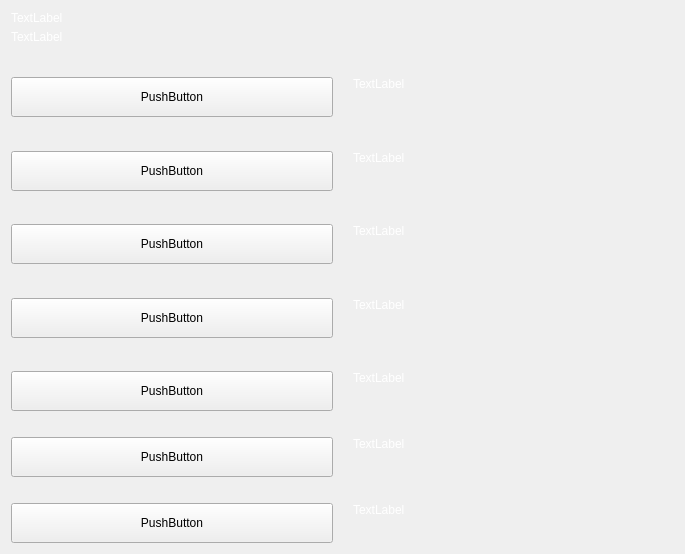
<?xml version="1.0" encoding="UTF-8"?>
<ui version="4.0">
 <class>SettingsWalletRepairWidget</class>
 <widget class="QWidget" name="SettingsWalletRepairWidget">
  <property name="geometry">
   <rect>
    <x>0</x>
    <y>0</y>
    <width>685</width>
    <height>554</height>
   </rect>
  </property>
  <property name="sizePolicy">
   <sizepolicy hsizetype="Expanding" vsizetype="Expanding">
    <horstretch>0</horstretch>
    <verstretch>0</verstretch>
   </sizepolicy>
  </property>
  <property name="windowTitle">
   <string>Form</string>
  </property>
  <layout class="QVBoxLayout" name="verticalLayout">
   <item>
    <layout class="QVBoxLayout" name="verticalLayout_3">
     <item>
      <layout class="QHBoxLayout" name="horizontalLayout_3">
       <property name="spacing">
        <number>0</number>
       </property>
       <item>
        <layout class="QVBoxLayout" name="verticalLayoutTitle">
         <property name="spacing">
          <number>5</number>
         </property>
         <item>
          <widget class="QLabel" name="labelTitle">
           <property name="styleSheet">
            <string notr="true">color:white;</string>
           </property>
           <property name="text">
            <string>TextLabel</string>
           </property>
          </widget>
         </item>
         <item>
          <widget class="QLabel" name="labelSubtitle1">
           <property name="styleSheet">
            <string notr="true">color:white;</string>
           </property>
           <property name="text">
            <string>TextLabel</string>
           </property>
           <property name="wordWrap">
            <bool>true</bool>
           </property>
          </widget>
         </item>
        </layout>
       </item>
      </layout>
     </item>
     <item>
      <spacer name="verticalSpacer_8">
       <property name="orientation">
        <enum>Qt::Vertical</enum>
       </property>
       <property name="sizeHint" stdset="0">
        <size>
         <width>20</width>
         <height>40</height>
        </size>
       </property>
      </spacer>
     </item>
     <item>
      <layout class="QHBoxLayout" name="horizontalLayout_6" stretch="1,1">
       <property name="spacing">
        <number>20</number>
       </property>
       <item>
        <layout class="QVBoxLayout" name="verticalLayout_2">
         <property name="spacing">
          <number>5</number>
         </property>
         <item>
          <widget class="QPushButton" name="pushButtonSalvage">
           <property name="minimumSize">
            <size>
             <width>0</width>
             <height>40</height>
            </size>
           </property>
           <property name="maximumSize">
            <size>
             <width>16777215</width>
             <height>40</height>
            </size>
           </property>
           <property name="text">
            <string>PushButton</string>
           </property>
          </widget>
         </item>
        </layout>
       </item>
       <item>
        <widget class="QLabel" name="labelMessageSalvage">
         <property name="styleSheet">
          <string notr="true">color:white;</string>
         </property>
         <property name="text">
          <string>TextLabel</string>
         </property>
         <property name="alignment">
          <set>Qt::AlignLeading|Qt::AlignLeft|Qt::AlignTop</set>
         </property>
         <property name="wordWrap">
          <bool>true</bool>
         </property>
        </widget>
       </item>
      </layout>
     </item>
     <item>
      <spacer name="verticalSpacer_10">
       <property name="orientation">
        <enum>Qt::Vertical</enum>
       </property>
       <property name="sizeHint" stdset="0">
        <size>
         <width>20</width>
         <height>40</height>
        </size>
       </property>
      </spacer>
     </item>
     <item>
      <layout class="QHBoxLayout" name="horizontalRescan" stretch="1,1">
       <property name="spacing">
        <number>20</number>
       </property>
       <item>
        <layout class="QVBoxLayout" name="verticalRescan">
         <property name="spacing">
          <number>5</number>
         </property>
         <item>
          <widget class="QPushButton" name="pushButtonRescan">
           <property name="minimumSize">
            <size>
             <width>0</width>
             <height>40</height>
            </size>
           </property>
           <property name="maximumSize">
            <size>
             <width>16777215</width>
             <height>40</height>
            </size>
           </property>
           <property name="text">
            <string>PushButton</string>
           </property>
          </widget>
         </item>
        </layout>
       </item>
       <item>
        <widget class="QLabel" name="labelMessageRescan">
         <property name="styleSheet">
          <string notr="true">color:white;</string>
         </property>
         <property name="text">
          <string>TextLabel</string>
         </property>
         <property name="alignment">
          <set>Qt::AlignLeading|Qt::AlignLeft|Qt::AlignTop</set>
         </property>
         <property name="wordWrap">
          <bool>true</bool>
         </property>
        </widget>
       </item>
      </layout>
     </item>
     <item>
      <spacer name="verticalSpacer_9">
       <property name="orientation">
        <enum>Qt::Vertical</enum>
       </property>
       <property name="sizeHint" stdset="0">
        <size>
         <width>20</width>
         <height>40</height>
        </size>
       </property>
      </spacer>
     </item>
     <item>
      <layout class="QHBoxLayout" name="horizontalRecover1" stretch="1,1">
       <property name="spacing">
        <number>20</number>
       </property>
       <item>
        <layout class="QVBoxLayout" name="verticalRecover1">
         <property name="spacing">
          <number>5</number>
         </property>
         <item>
          <widget class="QPushButton" name="pushButtonRecover1">
           <property name="minimumSize">
            <size>
             <width>0</width>
             <height>40</height>
            </size>
           </property>
           <property name="maximumSize">
            <size>
             <width>16777215</width>
             <height>40</height>
            </size>
           </property>
           <property name="text">
            <string>PushButton</string>
           </property>
          </widget>
         </item>
        </layout>
       </item>
       <item>
        <widget class="QLabel" name="labelMessageRecover1">
         <property name="styleSheet">
          <string notr="true">color:white;</string>
         </property>
         <property name="text">
          <string>TextLabel</string>
         </property>
         <property name="alignment">
          <set>Qt::AlignLeading|Qt::AlignLeft|Qt::AlignTop</set>
         </property>
         <property name="wordWrap">
          <bool>true</bool>
         </property>
        </widget>
       </item>
      </layout>
     </item>
     <item>
      <spacer name="verticalSpacer_11">
       <property name="orientation">
        <enum>Qt::Vertical</enum>
       </property>
       <property name="sizeHint" stdset="0">
        <size>
         <width>20</width>
         <height>40</height>
        </size>
       </property>
      </spacer>
     </item>
     <item>
      <layout class="QHBoxLayout" name="horizontalRecover2" stretch="1,1">
       <property name="spacing">
        <number>20</number>
       </property>
       <item>
        <layout class="QVBoxLayout" name="verticalRecover2" stretch="0">
         <property name="spacing">
          <number>5</number>
         </property>
         <item>
          <widget class="QPushButton" name="pushButtonRecover2">
           <property name="minimumSize">
            <size>
             <width>0</width>
             <height>40</height>
            </size>
           </property>
           <property name="maximumSize">
            <size>
             <width>16777215</width>
             <height>40</height>
            </size>
           </property>
           <property name="text">
            <string>PushButton</string>
           </property>
          </widget>
         </item>
        </layout>
       </item>
       <item>
        <widget class="QLabel" name="labelMessageRecover2">
         <property name="styleSheet">
          <string notr="true">color:white;</string>
         </property>
         <property name="text">
          <string>TextLabel</string>
         </property>
         <property name="alignment">
          <set>Qt::AlignLeading|Qt::AlignLeft|Qt::AlignTop</set>
         </property>
         <property name="wordWrap">
          <bool>true</bool>
         </property>
        </widget>
       </item>
      </layout>
     </item>
     <item>
      <spacer name="verticalSpacer_12">
       <property name="orientation">
        <enum>Qt::Vertical</enum>
       </property>
       <property name="sizeHint" stdset="0">
        <size>
         <width>20</width>
         <height>40</height>
        </size>
       </property>
      </spacer>
     </item>
     <item>
      <layout class="QHBoxLayout" name="horizontalUpgrade" stretch="1,1">
       <property name="spacing">
        <number>20</number>
       </property>
       <item>
        <layout class="QVBoxLayout" name="verticalUpgrade">
         <property name="spacing">
          <number>5</number>
         </property>
         <item>
          <widget class="QPushButton" name="pushButtonUpgrade">
           <property name="minimumSize">
            <size>
             <width>0</width>
             <height>40</height>
            </size>
           </property>
           <property name="maximumSize">
            <size>
             <width>16777215</width>
             <height>40</height>
            </size>
           </property>
           <property name="text">
            <string>PushButton</string>
           </property>
          </widget>
         </item>
        </layout>
       </item>
       <item>
        <widget class="QLabel" name="labelMessageUpgrade">
         <property name="styleSheet">
          <string notr="true">color:white;</string>
         </property>
         <property name="text">
          <string>TextLabel</string>
         </property>
         <property name="alignment">
          <set>Qt::AlignLeading|Qt::AlignLeft|Qt::AlignTop</set>
         </property>
         <property name="wordWrap">
          <bool>true</bool>
         </property>
        </widget>
       </item>
      </layout>
     </item>
     <item>
      <spacer name="verticalSpacer_1">
       <property name="orientation">
        <enum>Qt::Vertical</enum>
       </property>
       <property name="sizeType">
        <enum>QSizePolicy::Fixed</enum>
       </property>
       <property name="sizeHint" stdset="0">
        <size>
         <width>20</width>
         <height>20</height>
        </size>
       </property>
      </spacer>
     </item>
     <item>
      <layout class="QHBoxLayout" name="horizontalRebuild" stretch="1,1">
       <property name="spacing">
        <number>20</number>
       </property>
       <item>
        <layout class="QVBoxLayout" name="verticalRebuild">
         <property name="spacing">
          <number>5</number>
         </property>
         <item>
          <widget class="QPushButton" name="pushButtonRebuild">
           <property name="minimumSize">
            <size>
             <width>0</width>
             <height>40</height>
            </size>
           </property>
           <property name="maximumSize">
            <size>
             <width>16777215</width>
             <height>40</height>
            </size>
           </property>
           <property name="text">
            <string>PushButton</string>
           </property>
          </widget>
         </item>
        </layout>
       </item>
       <item>
        <widget class="QLabel" name="labelMessageRebuild">
         <property name="styleSheet">
          <string notr="true">color:white;</string>
         </property>
         <property name="text">
          <string>TextLabel</string>
         </property>
         <property name="alignment">
          <set>Qt::AlignLeading|Qt::AlignLeft|Qt::AlignTop</set>
         </property>
         <property name="wordWrap">
          <bool>true</bool>
         </property>
        </widget>
       </item>
      </layout>
     </item>
     <item>
      <spacer name="verticalSpacer_2">
       <property name="orientation">
        <enum>Qt::Vertical</enum>
       </property>
       <property name="sizeType">
        <enum>QSizePolicy::Fixed</enum>
       </property>
       <property name="sizeHint" stdset="0">
        <size>
         <width>20</width>
         <height>20</height>
        </size>
       </property>
      </spacer>
     </item>
     <item>
      <layout class="QHBoxLayout" name="horizontalDelete" stretch="1,1">
       <property name="spacing">
        <number>20</number>
       </property>
       <item>
        <layout class="QVBoxLayout" name="verticalDelete">
         <property name="spacing">
          <number>0</number>
         </property>
         <item>
          <widget class="QPushButton" name="pushButtonDelete">
           <property name="minimumSize">
            <size>
             <width>0</width>
             <height>40</height>
            </size>
           </property>
           <property name="maximumSize">
            <size>
             <width>16777215</width>
             <height>40</height>
            </size>
           </property>
           <property name="text">
            <string>PushButton</string>
           </property>
          </widget>
         </item>
        </layout>
       </item>
       <item>
        <widget class="QLabel" name="labelMessageDelete">
         <property name="minimumSize">
          <size>
           <width>0</width>
           <height>0</height>
          </size>
         </property>
         <property name="styleSheet">
          <string notr="true">color:white;</string>
         </property>
         <property name="text">
          <string>TextLabel</string>
         </property>
         <property name="alignment">
          <set>Qt::AlignLeading|Qt::AlignLeft|Qt::AlignTop</set>
         </property>
         <property name="wordWrap">
          <bool>true</bool>
         </property>
        </widget>
       </item>
      </layout>
     </item>
    </layout>
   </item>
  </layout>
 </widget>
 <resources/>
 <connections/>
</ui>
